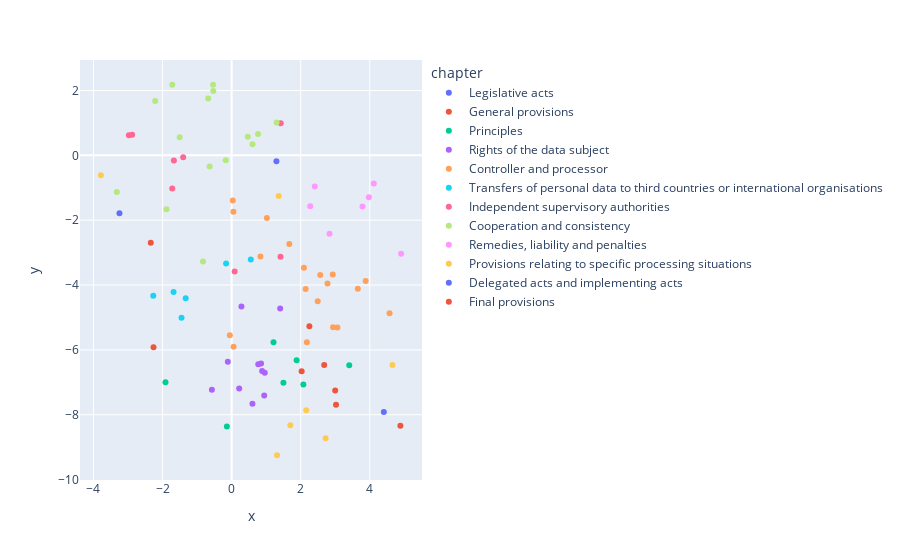

This figure's notebook cell:
### Code cell
embedded = TSNE(n_components=2, learning_rate='auto', init='random', random_state=42).fit_transform(np.array(embeddings))
embedded_df = pd.DataFrame({'x': embedded[:,0], 'y':embedded[:,1], 'chapter':chapter, 'article':article})
px.scatter(embedded_df, 'x', 'y', color='chapter')

### Figure 1 — Plotly figure (JSON) as saved in the notebook; plotly's stock layout.template omitted (floating-point values rounded to 4 significant figures)
{"data": [{"hovertemplate": "chapter=Legislative acts<br>x=%{x}<br>y=%{y}<extra></extra>", "legendgroup": "Legislative acts", "marker": {"color": "#636efa", "symbol": "circle"}, "mode": "markers", "name": "Legislative acts", "orientation": "v", "showlegend": true, "type": "scatter", "x": [4.407], "xaxis": "x", "y": [-7.919], "yaxis": "y"}, {"hovertemplate": "chapter=General provisions<br>x=%{x}<br>y=%{y}<extra></extra>", "legendgroup": "General provisions", "marker": {"color": "#EF553B", "symbol": "circle"}, "mode": "markers", "name": "General provisions", "orientation": "v", "showlegend": true, "type": "scatter", "x": [3.023, 2.679, 2.251, 2.027], "xaxis": "x", "y": [-7.696, -6.463, -5.272, -6.657], "yaxis": "y"}, {"hovertemplate": "chapter=Principles<br>x=%{x}<br>y=%{y}<extra></extra>", "legendgroup": "Principles", "marker": {"color": "#00cc96", "symbol": "circle"}, "mode": "markers", "name": "Principles", "orientation": "v", "showlegend": true, "type": "scatter", "x": [1.499, 1.882, -0.1377, -1.915, 2.077, 3.406, 1.213], "xaxis": "x", "y": [-7.015, -6.323, -8.363, -6.995, -7.067, -6.478, -5.762], "yaxis": "y"}, {"hovertemplate": "chapter=Rights of the data subject<br>x=%{x}<br>y=%{y}<extra></extra>", "legendgroup": "Rights of the data subject", "marker": {"color": "#ab63fa", "symbol": "circle"}, "mode": "markers", "name": "Rights of the data subject", "orientation": "v", "showlegend": true, "type": "scatter", "x": [0.2846, 0.8527, 0.7711, -0.5713, 0.8838, 0.9589, -0.1098, 0.2194, 0.9438, 0.6029, 1.406], "xaxis": "x", "y": [-4.659, -6.423, -6.444, -7.227, -6.652, -6.702, -6.365, -7.194, -7.405, -7.663, -4.721], "yaxis": "y"}, {"hovertemplate": "chapter=Controller and processor<br>x=%{x}<br>y=%{y}<extra></extra>", "legendgroup": "Controller and processor", "marker": {"color": "#FFA15A", "symbol": "circle"}, "mode": "markers", "name": "Controller and processor", "orientation": "v", "showlegend": true, "type": "scatter", "x": [2.937, 4.573, 2.143, 2.093, 3.654, 2.492, 3.881, 3.064, -0.05219, 0.05716, 2.179, 1.671, 2.928, 2.776, 2.566, 1.021, 0.03376, 0.8339, 0.05221], "xaxis": "x", "y": [-5.299, -4.873, -4.12, -3.471, -4.116, -4.501, -3.875, -5.309, -5.548, -5.907, -5.764, -2.738, -3.675, -3.953, -3.694, -1.935, -1.391, -3.118, -1.739], "yaxis": "y"}, {"hovertemplate": "chapter=Transfers of personal data to third countries or international organisations<br>x=%{x}<br>y=%{y}<extra></extra>", "legendgroup": "Transfers of personal data to third countries or international organisations", "marker": {"color": "#19d3f3", "symbol": "circle"}, "mode": "markers", "name": "Transfers of personal data to third countries or international organisations", "orientation": "v", "showlegend": true, "type": "scatter", "x": [-1.682, 0.5552, -0.1601, -1.45, -1.33, -2.269], "xaxis": "x", "y": [-4.218, -3.212, -3.335, -5.007, -4.407, -4.332], "yaxis": "y"}, {"hovertemplate": "chapter=Independent supervisory authorities<br>x=%{x}<br>y=%{y}<extra></extra>", "legendgroup": "Independent supervisory authorities", "marker": {"color": "#FF6692", "symbol": "circle"}, "mode": "markers", "name": "Independent supervisory authorities", "orientation": "v", "showlegend": true, "type": "scatter", "x": [-1.672, -2.975, -2.881, -1.403, 1.422, 0.08875, 1.415, -1.719], "xaxis": "x", "y": [-0.1564, 0.6218, 0.6378, -0.06124, 0.9898, -3.581, -3.125, -1.023], "yaxis": "y"}, {"hovertemplate": "chapter=Cooperation and consistency<br>x=%{x}<br>y=%{y}<extra></extra>", "legendgroup": "Cooperation and consistency", "marker": {"color": "#B6E880", "symbol": "circle"}, "mode": "markers", "name": "Cooperation and consistency", "orientation": "v", "showlegend": true, "type": "scatter", "x": [1.302, -0.1705, -0.6372, -3.323, 0.4693, 0.7645, 0.6043, -0.5313, -1.503, -0.8294, -1.885, -1.719, -0.6791, -0.5378, -2.213], "xaxis": "x", "y": [1.014, -0.1522, -0.3475, -1.129, 0.5702, 0.6596, 0.3397, 1.981, 0.5597, -3.276, -1.661, 2.177, 1.753, 2.175, 1.678], "yaxis": "y"}, {"hovertemplate": "chapter=Remedies, liability and penalties<br>x=%{x}<br>y=%{y}<extra></extra>", "legendgroup": "Remedies, liability and penalties", "marker": {"color": "#FF97FF", "symbol": "circle"}, "mode": "markers", "name": "Remedies, liability and penalties", "orientation": "v", "showlegend": true, "type": "scatter", "x": [3.974, 4.117, 3.789, 4.908, 2.834, 2.276, 2.408], "xaxis": "x", "y": [-1.291, -0.8655, -1.582, -3.034, -2.416, -1.569, -0.963], "yaxis": "y"}, {"hovertemplate": "chapter=Provisions relating to specific processing situations<br>x=%{x}<br>y=%{y}<extra></extra>", "legendgroup": "Provisions relating to specific processing situations", "marker": {"color": "#FECB52", "symbol": "circle"}, "mode": "markers", "name": "Provisions relating to specific processing situations", "orientation": "v", "showlegend": true, "type": "scatter", "x": [2.162, 1.699, 4.657, 2.721, 1.315, 1.362, -3.786], "xaxis": "x", "y": [-7.859, -8.322, -6.469, -8.724, -9.25, -1.251, -0.6132], "yaxis": "y"}, {"hovertemplate": "chapter=Delegated acts and implementing acts<br>x=%{x}<br>y=%{y}<extra></extra>", "legendgroup": "Delegated acts and implementing acts", "marker": {"color": "#636efa", "symbol": "circle"}, "mode": "markers", "name": "Delegated acts and implementing acts", "orientation": "v", "showlegend": true, "type": "scatter", "x": [1.297, -3.248], "xaxis": "x", "y": [-0.1794, -1.786], "yaxis": "y"}, {"hovertemplate": "chapter=Final provisions<br>x=%{x}<br>y=%{y}<extra></extra>", "legendgroup": "Final provisions", "marker": {"color": "#EF553B", "symbol": "circle"}, "mode": "markers", "name": "Final provisions", "orientation": "v", "showlegend": true, "type": "scatter", "x": [4.886, -2.261, -2.341, 2.999], "xaxis": "x", "y": [-8.343, -5.917, -2.697, -7.255], "yaxis": "y"}], "layout": {"legend": {"title": {"text": "chapter"}, "tracegroupgap": 0}, "margin": {"t": 60}, "xaxis": {"anchor": "y", "domain": [0, 1], "title": {"text": "x"}}, "yaxis": {"anchor": "x", "domain": [0, 1], "title": {"text": "y"}}}}
